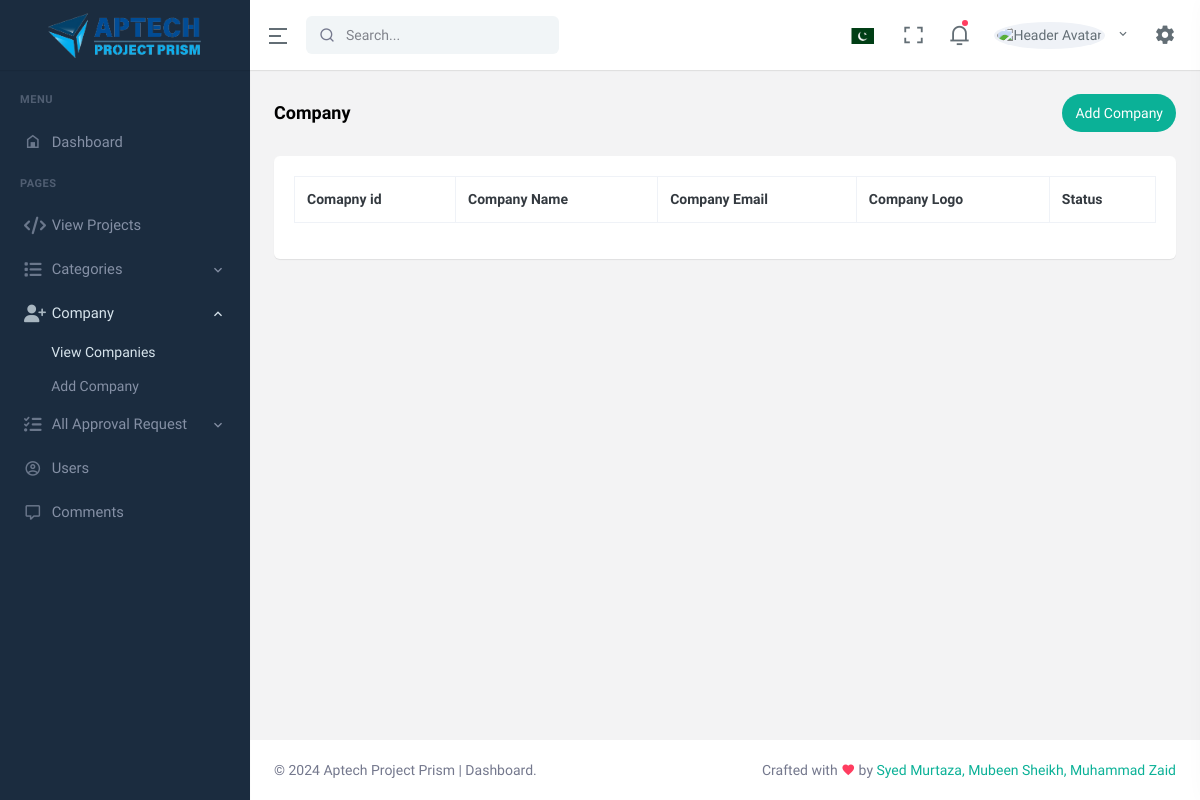
/Dashboard/company.php, run on an earlier commit of the app's database.
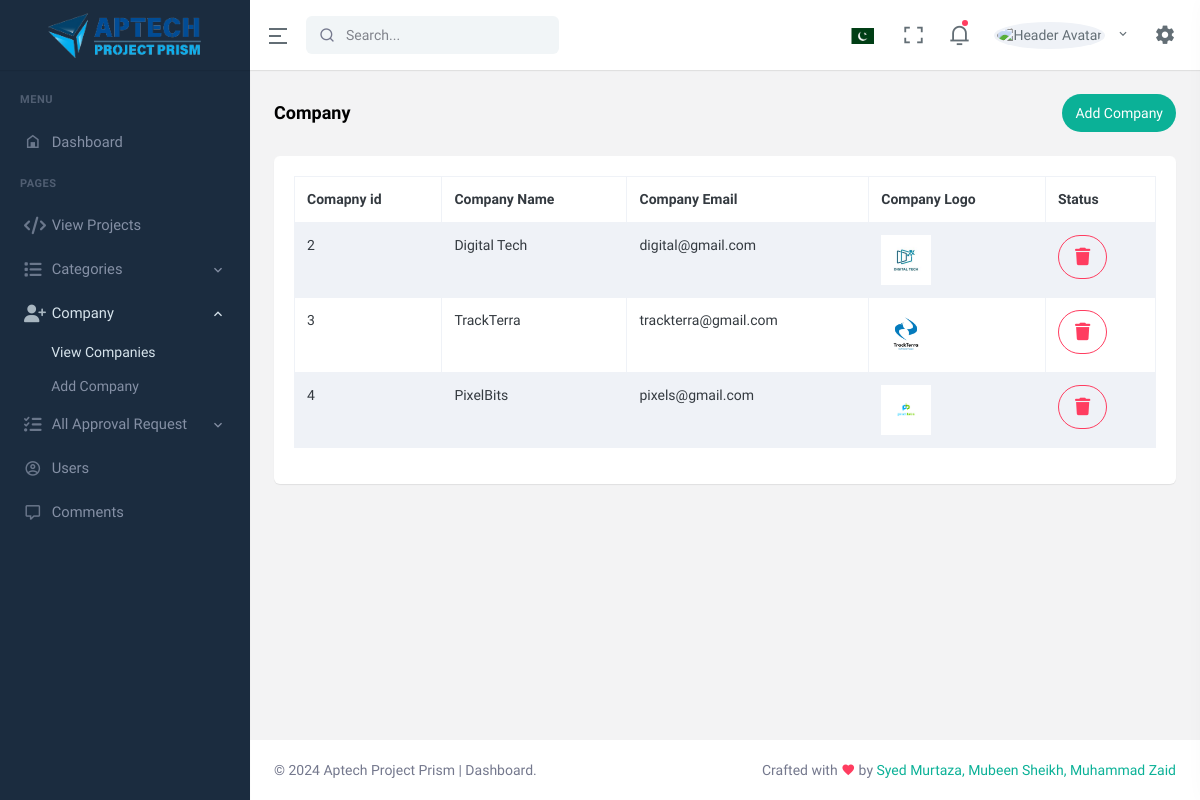
And on a later commit of the database.
### tables this page shows
CREATE TABLE `company` (
  `company_id` int(11) NOT NULL,
  `name` varchar(255) NOT NULL,
  `email` varchar(255) NOT NULL,
  `password` varchar(255) NOT NULL,
  `com_img` varchar(255) NOT NULL
);

### Dashboard/company.php (the view, shortened to what this page needs)
<?php
include ('includes/header.php');
include ('includes/navbar.php');
include ('includes/sidebar.php');
include("config.php");
?>
<div id="layout-wrapper">
    <div class="main-content">
        <div class="page-content">
            <div class="container-fluid">
                <div class="row">
                    <div class="col-12">
                        <div class="page-title-box d-sm-flex align-items-center justify-content-between">
                            <h4 class="mb-sm-0">Company</h4>
                            <div class="d-flex justify-content-end">
                                <a href="add_company.php">
                                    <input type="button" class="btn btn-primary btn-rounded waves-effect waves-light"
                                        value="Add Company">
                                </a>
                            </div>
                        </div>
                    </div>
                </div>
                <div class="row">
                    <div class="col-12">
                        <div class="card">
                            <div class="card-body">
                                <table id="datatable-buttons"
                                    class="table table-striped table-bordered dt-responsive nowrap"
                                    style="border-collapse: collapse; border-spacing: 0; width: 100%;">
                                    <thead>
                                        <tr>
                                            <th>Comapny id</th>
                                            <th>Company Name</th>
                                            <th>Company Email</th>
                                            <th>Company Logo</th>
                                            <th>Status</th>
                                        </tr>
                                    </thead>
                                    <tbody>
                                    <?php
                                    $fetch_cat_join = "SELECT * from `company`";
                                    $fetch_cat_result = mysqli_query($connection, $fetch_cat_join);
                                    if (mysqli_num_rows($fetch_cat_result) > 0) {
                                       while ($row = mysqli_fetch_assoc($fetch_cat_result)) {
									?>
                                        <tr>
                                            <td><?php echo $row['company_id'] ?></td>
                                            <td><?php echo $row['name'] ?></td>
                                            <td><?php echo $row['email'] ?></td>
                                            <td><img src="<?php echo 'assets/images/admin_img/'.  $row['com_img']?>" height="50px" width="50px"></td>
                                            <td>
                                                <a href="company_delete.php?c-id=<?php echo $row["company_id"] ?>"
                                                    class="btn btn-outline-danger btn-lg btn-rounded waves-effect waves-light"><i
                                                        class="fa-solid fa-trash"></i></a>
                                            </td>
                                        </tr>
                                        <?php
                                    }
                                }
                                ?>
                                    </tbody>
                                </table>
                            </div>
                        </div>
                    </div>
                </div>
            </div>
        </div>
    </div>
</div>
<?php
include('includes/footer.php');
?>

What changed in the data, as far as the page shows it:
added company: company_id "2", name "Digital Tech", email "digital@gmail.com", com_img (picture)
added company: company_id "3", name "TrackTerra", email "trackterra@gmail.com", com_img (picture)
added company: company_id "4", name "PixelBits", email "pixels@gmail.com", com_img (picture)
